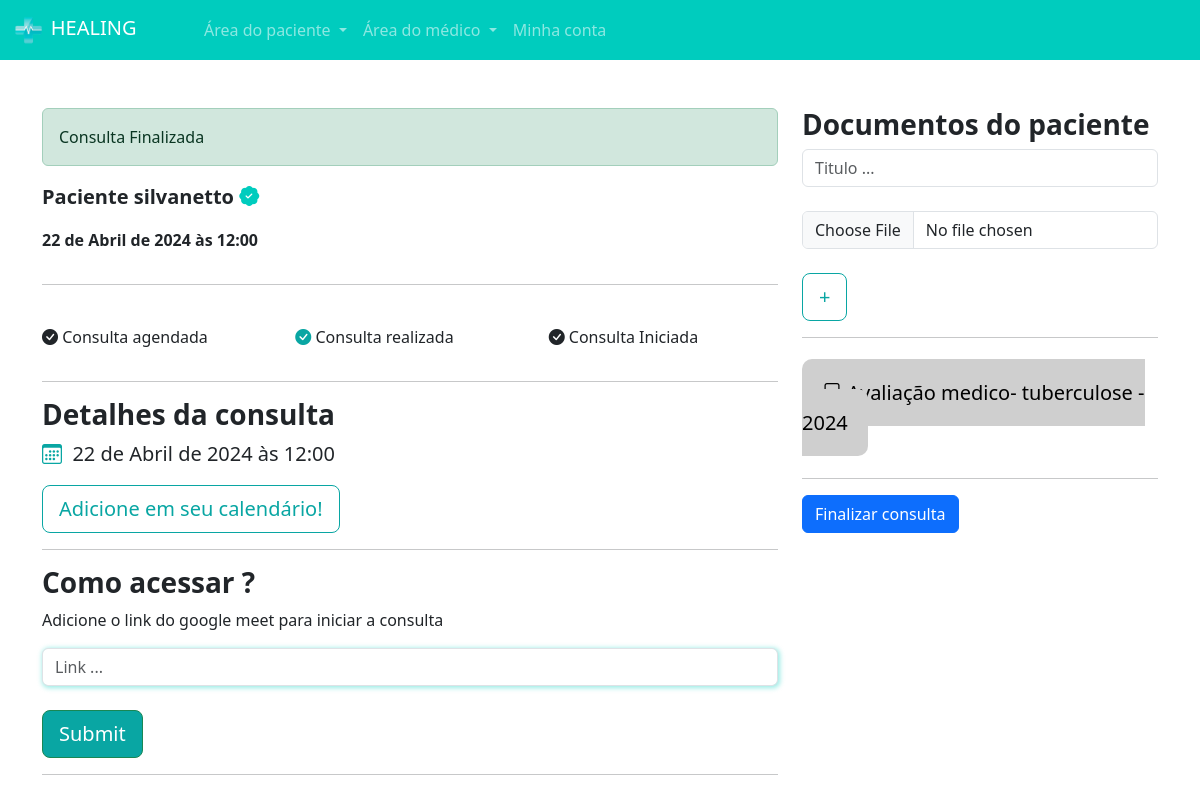
Page /medicine/ver_consultas/1/ (signed in) on the committed database.
### patient/models.py (models this page shows, shortened)
class Consulta(models.Model):
    status_choices = (
        ("A", "Agendada"),
        ("F", "Finalizada"),
        ("C", "Cancelada"),
        ("I", "Iniciada"),
    )
    patient = models.ForeignKey(User, on_delete=models.DO_NOTHING)
    horario = models.ForeignKey(Horarios, on_delete=models.DO_NOTHING)
    status = models.CharField(max_length=1, choices=status_choices, default="A")
    link = models.URLField(null=True, blank=True)

class Documento(models.Model):
    consulta = models.ForeignKey(Consulta, on_delete=models.DO_NOTHING)
    titulo = models.CharField(max_length=30)
    documento = models.FileField(upload_to="documentos")

### medicine/models.py (models this page shows, shortened)
class Horarios(models.Model):
    data = models.DateTimeField()
    user = models.ForeignKey(User, on_delete=models.DO_NOTHING)
    agendada = models.BooleanField(default=False)

### medicine/views.py (the view, shortened to what this page needs)
# urls.py: path("ver_consultas/<int:id_consulta>/", ver_consultas, name="medico_consultas2"),
@login_required()
def ver_consultas(request, id_consulta):
    if not is_medico(request.user):
        messages.add_message(request, constants.WARNING, "Você não é médico!")
        return redirect(reverse("patient_home"))
    if request.method == "GET":
        consultas = Consulta.objects.get(id=id_consulta)
        documentos = Documento.objects.filter(consulta=consultas)
        context = {
            "consulta": consultas,
            "documentos": documentos,
            "is_medico": is_medico(request.user),
        }
        return render(request, "medicine/ver_consulta.html", context=context)

### medicine/models.py (called while the page is built)
def is_medico(user):
    doctor = MedicoData.objects.filter(user=user)
    return doctor.exists()

### extras/templates/medicine/ver_consulta.html (shortened to what this page needs)
{% extends "user_auth/base.html" %}
{% load static %}
{% block head %}
    <link rel="stylesheet" href="{% static 'css/medicine/horario.css' %}">
    <link rel="stylesheet" href="{% static 'css/user_auth/user_auth.css' %}">
    <link rel="stylesheet" href="{% static 'css/medicine/auth_doctor.css' %}">
    <link rel="stylesheet" href="{% static 'css/patient/patient_home.css' %}">
    <link rel="stylesheet" href="https://cdn.jsdelivr.net/npm/bootstrap-icons@1.11.3/font/bootstrap-icons.min.css">
{% endblock %}
{% block content %}
    {% include "partials/navbar.html" %}
    <br><br>
    <div class="container">
        <div class="row">
            <div class="col-md-8">
                {% if consulta.status == 'C' %}
                    <div class="alert alert-danger" role="alert">
                        Consulta cancelada
                    </div>
                {% elif consulta.status == 'F' %}
                    <div class="alert alert-success" role="alert">
                        Consulta Finalizada
                    </div>
                {% elif consulta.status == 'I' %}
                    <div class="alert alert-primary" role="alert">
                        Consulta inicializada, acesse o link imediatamente!
                    </div>
                {% endif %}
                <div class="row">
                    <div class="col-md">
                        <p style="font-size: 20px" class="p-bold">Paciente {{consulta.patient.username}} <i class="bi bi-patch-check-fill icon-main"></i></p>
                        <p class="p-bold">{{consulta.horario.data}}</p>
                    </div>
                </div>
                <hr>
                <br>
                <div class="row">
                    <div class="col-md">
                        <p><i class="{% if consulta.status == 'A' %}color-dark{% endif %} bi bi-check-circle-fill"></i> Consulta agendada</p>
                    </div>
                    <div class="col-md">
                        <p><i class="{% if consulta.status == 'F' %}color-dark{% endif %} bi bi-check-circle-fill"></i> Consulta realizada</p>
                    </div>
                    <div class="col-md">
                        <p><i class="{% if consulta.status == 'I' %}color-dark{% endif %} bi bi-check-circle-fill"></i> Consulta Iniciada</p>
                    </div>
                </div>
                <hr>
                <h3 class="p-bold">Detalhes da consulta</h3>
                <p style="font-size:20px"><i class="bi bi-calendar3 color-dark"></i>&nbsp {{consulta.horario.data}}</p>
                <a style="cursor: auto;" class="btn btn-dark-color-outline btn-lg">Adicione em seu calendário!</a>
                <hr>
                <h3 class="p-bold">Como acessar ?</h3>
                <p>Adicione o link do google meet para iniciar a consulta</p>
                <form action="{% url 'medico_consultas2' consulta.id %}" method="POST">{% csrf_token %}
                    <input type="text" name="link" class="form-control shadow-main-color" id="" placeholder="Link ..." value="">
                    <br>
                    <input type="submit" class="btn btn-success btn-dark-color btn-lg">
                </form>
                <hr>
                <br>
                <br>
                <br>
                <br>
            </div>
            <div class="col-md">
                <h3 class="p-bold">Documentos do paciente</h3>
                <form action="{% url 'add_consulta' consulta.id %}" method="POST" enctype="multipart/form-data">
                    <input type="text" name="titulo" class="form-control" placeholder="Titulo ...">
                    <br>
                    <input type="file" name="documento" class="form-control">
                    <br>
                    <input type="submit" class="btn btn-dark-color-outline btn-lg" value="+">
                </form>
                <hr>
                <br>
                {% for doc in documentos %}
                    <a href="{{doc.documento.url}}" class="link documentos"><i class="bi bi-file-arrow-down"></i> {{doc.titulo}} - {{doc.consulta.horario.data.year}}</a>
                {% endfor %}
                <br>
                <br>
                <hr>
                <a href="{% url 'terminar_consulta' consulta.id %}" class="btn btn-primary">Finalizar consulta</a>
            </div>
        </div>
    </div>
{% endblock %}

### extras/static/css/user_auth/base.css (style rules this page uses)
:root { --main-color: #00CCBE; --dark-color: #09A6A3; --contrast-color: #FFD686; }
.p-bold { font-weight: bold; }
.color-dark { color: var(--dark-color); }

### extras/static/css/user_auth/user_auth.css (style rules this page uses)
.btn-dark-color { background-color: var(--dark-color); color: white; }
.btn-dark-color-outline { border: 1px solid var(--dark-color); color: var(--dark-color) }

### extras/static/css/medicine/auth_doctor.css (style rules this page uses)
.shadow-main-color { box-shadow: 1px 1px 5px 1px rgba(0, 204, 190,.4); }

### extras/static/css/patient/patient_home.css (style rules this page uses)
.icon-main { color: var(--main-color); }
.link { text-decoration: none; }
.documentos { background-color: #cfcfcf; color: black; padding: 20px; border-radius: 10px; font-size: 20px; }

### rows in the picture
Consulta: patient.username "silvanetto", horario.data "22 de Abril de 2024 às 12:00"
Documento: titulo "Avaliação medico- tuberculose", consulta.horario.data.year "2024"
